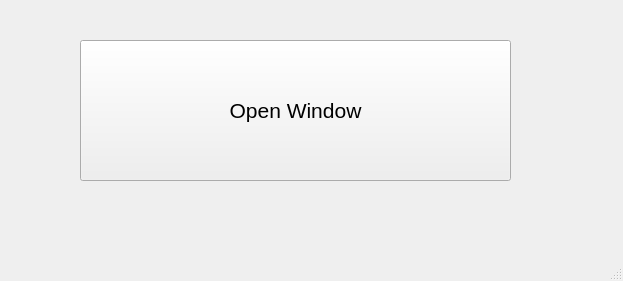
<?xml version="1.0" encoding="UTF-8"?>
<ui version="4.0">
 <class>MainWindow</class>
 <widget class="QMainWindow" name="MainWindow">
  <property name="geometry">
   <rect>
    <x>0</x>
    <y>0</y>
    <width>623</width>
    <height>281</height>
   </rect>
  </property>
  <property name="windowTitle">
   <string>MainWindow</string>
  </property>
  <widget class="QWidget" name="centralwidget">
   <widget class="QPushButton" name="pushButton">
    <property name="geometry">
     <rect>
      <x>80</x>
      <y>40</y>
      <width>431</width>
      <height>141</height>
     </rect>
    </property>
    <property name="font">
     <font>
      <pointsize>16</pointsize>
     </font>
    </property>
    <property name="text">
     <string>Open Window</string>
    </property>
   </widget>
  </widget>
  <widget class="QMenuBar" name="menubar">
   <property name="geometry">
    <rect>
     <x>0</x>
     <y>0</y>
     <width>623</width>
     <height>21</height>
    </rect>
   </property>
  </widget>
  <widget class="QStatusBar" name="statusbar"/>
 </widget>
 <resources/>
 <connections/>
</ui>
